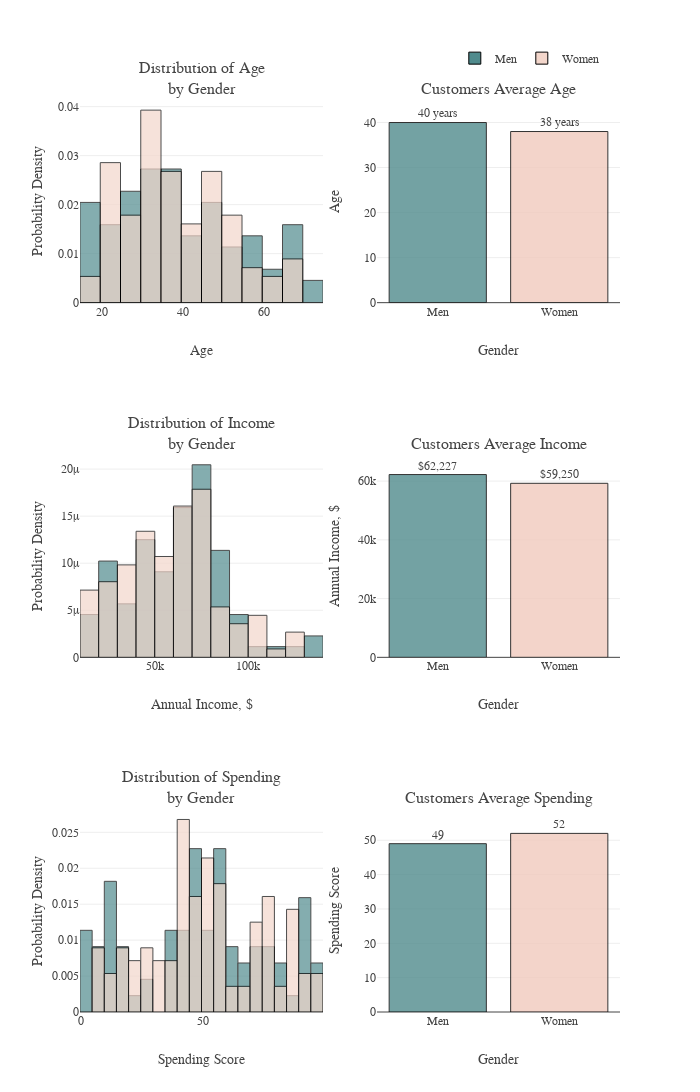
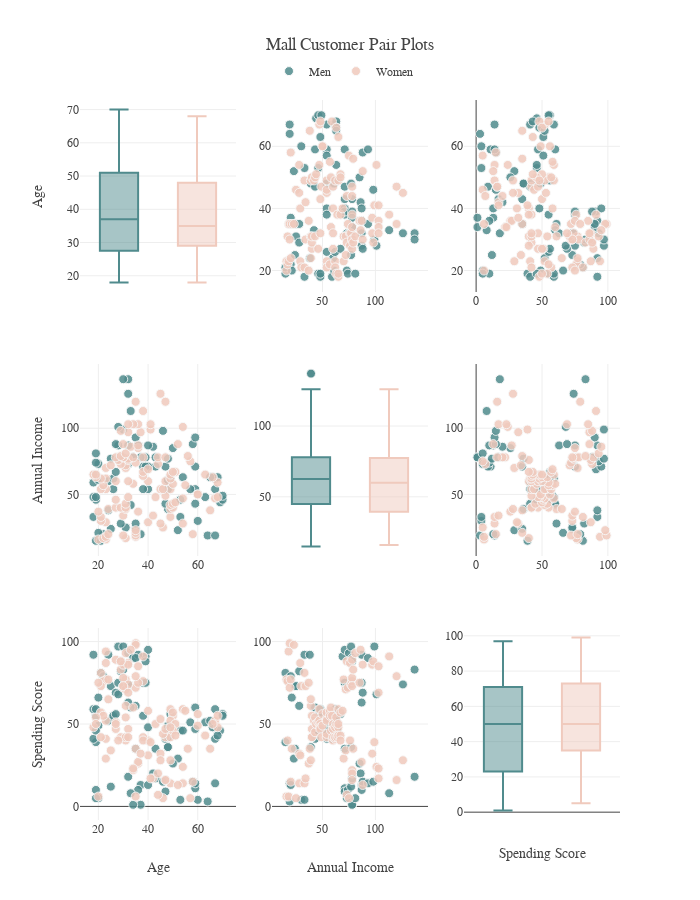

Notebook source saved alongside these figures, in order:
### Code cell
init_notebook_mode(connected=True)
plot_df=cust.copy()
plot_df['Annual Income']=plot_df['Annual Income'].mul(1000)
p1=plot_df.groupby('Gender')['Age'].mean().round(0).astype(int).reset_index()
p2=plot_df.groupby('Gender')['Annual Income'].mean().reset_index()
p3=plot_df.groupby('Gender')['Spending Score'].mean().round(0).astype(int).reset_index()

temp = dict(layout=go.Layout(font=dict(family="Franklin Gothic", size=12)))
fig = make_subplots(rows=3, cols=2,
                    subplot_titles=("Distribution of Age<br>by Gender", 
                                    "Customers Average Age",
                                    "Distribution of Income<br>by Gender", 
                                    "Customers Average Income",
                                    "Distribution of Spending<br>by Gender", 
                                    "Customers Average Spending")
                   )

fig.add_trace(go.Histogram(x=plot_df[plot_df.Gender=='Men']['Age'], histnorm='probability density', 
                           marker=dict(color='#508B8D',opacity=0.7, line=dict(width=1, color='#000000')), 
                           nbinsx=20, name="Men"),
              row=1, col=1)
fig.add_trace(go.Histogram(x=plot_df[plot_df.Gender=='Women']['Age'], histnorm='probability density', 
                           marker=dict(color='#F3D6CB',opacity=0.7, line=dict(width=1, color='#000000')),
                           nbinsx=20, name="Women"),
              row=1, col=1)

fig.add_trace(go.Bar(x=p1['Gender'], y=p1['Age'], text=p1['Age'], texttemplate='%{text} years', textposition='outside',
                     marker=dict(color=['#508B8D', '#F0CABD'], opacity=0.8),width=.8,
                     hovertemplate='Average Age Among %{x} = %{y} years<extra></extra>', showlegend=False),
              row=1, col=2)

fig.add_trace(go.Histogram(x=plot_df[plot_df.Gender=='Men']['Annual Income'], histnorm='probability density', 
                           marker=dict(color='#508B8D', line=dict(width=1, color='#000000')), 
                           opacity=0.7, name="Men", nbinsx=20, showlegend=False),
              row=2, col=1)
fig.add_trace(go.Histogram(x=plot_df[plot_df.Gender=='Women']['Annual Income'], histnorm='probability density', 
                           marker=dict(color='#F3D6CB', line=dict(width=1, color='#000000')),
                           opacity=0.7, name="Women", nbinsx=20, showlegend=False),
              row=2, col=1)
fig.add_trace(go.Bar(x=p2['Gender'], y=p2['Annual Income'], text=p2['Annual Income'], 
                     texttemplate='$%{text:,.0f}', textposition='outside',
                     marker=dict(color=['#508B8D', '#F0CABD'], opacity=0.8),width=.8,
                     hovertemplate='Average Income Among %{x} = $%{y}<extra></extra>', showlegend=False),
              row=2, col=2)
fig.add_trace(go.Histogram(x=plot_df[plot_df.Gender=='Men']['Spending Score'], histnorm='probability density', 
                           marker=dict(color='#508B8D', line=dict(width=1, color='#000000')), 
                           opacity=0.7, name="Men", nbinsx=20, showlegend=False),
              row=3, col=1)
fig.add_trace(go.Histogram(x=plot_df[plot_df.Gender=='Women']['Spending Score'], histnorm='probability density', 
                           marker=dict(color='#F3D6CB', line=dict(width=1, color='#000000')),
                           opacity=0.7, name="Women", nbinsx=20, showlegend=False),
              row=3, col=1)
fig.add_trace(go.Bar(x=p3['Gender'], y=p3['Spending Score'], text=p3['Spending Score'], 
                     texttemplate='%{text}', textposition='outside',
                     marker=dict(color=['#508B8D', '#F0CABD'], opacity=0.8),width=.8,
                     hovertemplate='Average Spending Score Among %{x} = %{y}<extra></extra>', showlegend=False),
              row=3, col=2)
fig.update_traces(marker=dict(line=dict(width=1, color='#000000')))
fig.update_layout(template=temp,barmode='overlay', height=1500, width=700,
                  legend=dict(orientation="h", yanchor="bottom", xanchor="right", y=1.03, x=.97),
                  xaxis1_title="Age", yaxis1_title='Probability Density', 
                  xaxis2_title="Gender", yaxis2_title="Age", yaxis2_range=[0,45],
                  xaxis3_title="Annual Income, $", yaxis3_title='Probability Density', 
                  xaxis4_title="Gender", yaxis4_title="Annual Income, $", yaxis4_range=[0,69e3],
                  xaxis5_title="Spending Score", yaxis5_title='Probability Density', 
                  xaxis6_title="Gender", yaxis6_title="Spending Score", yaxis6_range=[0,59]
                 )
fig.show()

# Pairplots
fig = ff.create_scatterplotmatrix(cust, diag='box', index='Gender', colormap=['#508B8D', '#F0CABD']) 
fig.update_traces(marker=dict(size=9, opacity=0.85, line=dict(width=1, color='#F7F7F7')))
fig.update_layout(title="Mall Customer Pair Plots", template=temp, 
                  legend=dict(orientation="h", yanchor="bottom", y=1.02, x=.35),
                  height=900, width=700)
fig.show()

### Figure 1 — Plotly figure (JSON) as saved in the notebook; plotly's stock layout.template omitted (floating-point values rounded to 4 significant figures)
{"data": [{"histnorm": "probability density", "marker": {"color": "#508B8D", "line": {"color": "#000000", "width": 1}, "opacity": 0.7}, "name": "Men", "nbinsx": 20, "type": "histogram", "x": [19, 21, 64, 67, 37, 22, 20, 52, 35, 25, 31, 29, 35, 60, 53, 18, 24, 48, 33, 59, 47, 69, 53, 70, 19, 63, 18, 19, 70, 59, 26, 40, 57, 38, 67, 48, 18, 48, 24, 48, 20, 67, 26, 49, 54, 68, 66, 65, 19, 27, 39, 43, 40, 59, 38, 47, 39, 20, 32, 19, 32, 25, 28, 48, 34, 43, 39, 37, 34, 19, 50, 42, 32, 40, 28, 36, 36, 58, 27, 59, 35, 46, 30, 28, 33, 32, 32, 30], "xaxis": "x", "yaxis": "y"}, {"histnorm": "probability density", "marker": {"color": "#F3D6CB", "line": {"color": "#000000", "width": 1}, "opacity": 0.7}, "name": "Women", "nbinsx": 20, "type": "histogram", "x": [20, 23, 31, 22, 35, 23, 30, 35, 58, 24, 35, 35, 46, 54, 45, 40, 23, 21, 49, 21, 42, 30, 36, 20, 65, 31, 49, 24, 50, 27, 29, 31, 49, 31, 50, 51, 27, 67, 54, 43, 68, 32, 47, 60, 60, 45, 23, 49, 46, 21, 55, 22, 34, 50, 68, 40, 32, 47, 27, 23, 49, 21, 66, 19, 38, 18, 19, 63, 49, 51, 50, 38, 40, 23, 31, 25, 31, 29, 44, 35, 57, 28, 32, 32, 34, 44, 38, 47, 27, 30, 30, 56, 29, 31, 36, 33, 36, 52, 30, 37, 32, 29, 41, 54, 41, 36, 34, 32, 38, 47, 35, 45], "xaxis": "x", "yaxis": "y"}, {"hovertemplate": "Average Age Among %{x} = %{y} years<extra></extra>", "marker": {"color": ["#508B8D", "#F0CABD"], "line": {"color": "#000000", "width": 1}, "opacity": 0.8}, "showlegend": false, "text": [40, 38], "textposition": "outside", "texttemplate": "%{text} years", "type": "bar", "width": 0.8, "x": ["Men", "Women"], "xaxis": "x2", "y": [40, 38], "yaxis": "y2"}, {"histnorm": "probability density", "marker": {"color": "#508B8D", "line": {"color": "#000000", "width": 1}}, "name": "Men", "nbinsx": 20, "opacity": 0.7, "showlegend": false, "type": "histogram", "x": [15000, 15000, 19000, 19000, 20000, 20000, 21000, 23000, 24000, 24000, 25000, 28000, 28000, 30000, 33000, 33000, 38000, 39000, 42000, 43000, 43000, 44000, 46000, 46000, 46000, 48000, 48000, 48000, 49000, 54000, 54000, 54000, 54000, 54000, 54000, 54000, 59000, 60000, 60000, 61000, 61000, 62000, 62000, 62000, 63000, 63000, 63000, 63000, 64000, 67000, 69000, 71000, 71000, 71000, 71000, 71000, 71000, 73000, 73000, 74000, 75000, 77000, 77000, 77000, 78000, 78000, 78000, 78000, 78000, 81000, 85000, 86000, 87000, 87000, 87000, 87000, 87000, 88000, 88000, 93000, 93000, 98000, 99000, 101000, 113000, 126000, 137000, 137000], "xaxis": "x3", "yaxis": "y3"}, {"histnorm": "probability density", "marker": {"color": "#F3D6CB", "line": {"color": "#000000", "width": 1}}, "name": "Women", "nbinsx": 20, "opacity": 0.7, "showlegend": false, "type": "histogram", "x": [16000, 16000, 17000, 17000, 18000, 18000, 19000, 19000, 20000, 20000, 21000, 23000, 25000, 28000, 28000, 29000, 29000, 30000, 33000, 33000, 34000, 34000, 37000, 37000, 38000, 39000, 39000, 39000, 40000, 40000, 40000, 40000, 42000, 43000, 43000, 44000, 46000, 47000, 47000, 48000, 48000, 48000, 49000, 50000, 50000, 54000, 54000, 54000, 54000, 54000, 57000, 57000, 58000, 58000, 59000, 60000, 60000, 60000, 60000, 62000, 62000, 62000, 63000, 63000, 64000, 65000, 65000, 65000, 65000, 67000, 67000, 67000, 69000, 70000, 70000, 72000, 72000, 73000, 73000, 74000, 75000, 76000, 76000, 77000, 78000, 78000, 78000, 78000, 78000, 78000, 78000, 79000, 79000, 81000, 85000, 86000, 87000, 88000, 88000, 97000, 97000, 98000, 99000, 101000, 103000, 103000, 103000, 103000, 113000, 120000, 120000, 126000], "xaxis": "x3", "yaxis": "y3"}, {"hovertemplate": "Average Income Among %{x} = $%{y}<extra></extra>", "marker": {"color": ["#508B8D", "#F0CABD"], "line": {"color": "#000000", "width": 1}, "opacity": 0.8}, "showlegend": false, "text": [62230.0, 59250], "textposition": "outside", "texttemplate": "$%{text:,.0f}", "type": "bar", "width": 0.8, "x": ["Men", "Women"], "xaxis": "x4", "y": [62230.0, 59250], "yaxis": "y4"}, {"histnorm": "probability density", "marker": {"color": "#508B8D", "line": {"color": "#000000", "width": 1}}, "name": "Men", "nbinsx": 20, "opacity": 0.7, "showlegend": false, "type": "histogram", "x": [39, 81, 3, 14, 13, 79, 66, 29, 35, 73, 73, 82, 61, 4, 4, 92, 92, 36, 60, 60, 41, 46, 46, 56, 55, 51, 59, 59, 55, 47, 54, 48, 51, 55, 41, 46, 41, 49, 52, 42, 49, 59, 55, 56, 46, 43, 48, 52, 46, 56, 91, 35, 95, 11, 75, 9, 75, 5, 73, 10, 93, 12, 97, 36, 90, 17, 88, 1, 1, 5, 26, 20, 63, 13, 75, 10, 92, 15, 69, 14, 90, 15, 97, 68, 8, 74, 18, 83], "xaxis": "x5", "yaxis": "y5"}, {"histnorm": "probability density", "marker": {"color": "#F3D6CB", "line": {"color": "#000000", "width": 1}}, "name": "Women", "nbinsx": 20, "opacity": 0.7, "showlegend": false, "type": "histogram", "x": [6, 77, 40, 76, 6, 94, 72, 99, 15, 77, 35, 98, 5, 14, 32, 31, 87, 73, 14, 81, 17, 73, 26, 75, 35, 61, 28, 65, 55, 47, 42, 42, 52, 54, 45, 50, 51, 52, 59, 50, 48, 47, 42, 49, 56, 53, 52, 42, 44, 57, 58, 55, 60, 46, 55, 40, 42, 47, 50, 41, 48, 42, 50, 54, 42, 48, 50, 43, 59, 43, 57, 40, 58, 29, 77, 34, 71, 88, 7, 72, 5, 40, 87, 74, 22, 20, 76, 16, 89, 78, 73, 35, 83, 93, 75, 95, 27, 13, 86, 32, 86, 88, 39, 24, 17, 85, 23, 69, 91, 16, 79, 28], "xaxis": "x5", "yaxis": "y5"}, {"hovertemplate": "Average Spending Score Among %{x} = %{y}<extra></extra>", "marker": {"color": ["#508B8D", "#F0CABD"], "line": {"color": "#000000", "width": 1}, "opacity": 0.8}, "showlegend": false, "text": [49, 52], "textposition": "outside", "texttemplate": "%{text}", "type": "bar", "width": 0.8, "x": ["Men", "Women"], "xaxis": "x6", "y": [49, 52], "yaxis": "y6"}], "layout": {"annotations": [{"font": {"size": 16}, "showarrow": false, "text": "Distribution of Age<br>by Gender", "x": 0.225, "xanchor": "center", "xref": "paper", "y": 1, "yanchor": "bottom", "yref": "paper"}, {"font": {"size": 16}, "showarrow": false, "text": "Customers Average Age", "x": 0.775, "xanchor": "center", "xref": "paper", "y": 1, "yanchor": "bottom", "yref": "paper"}, {"font": {"size": 16}, "showarrow": false, "text": "Distribution of Income<br>by Gender", "x": 0.225, "xanchor": "center", "xref": "paper", "y": 0.6111, "yanchor": "bottom", "yref": "paper"}, {"font": {"size": 16}, "showarrow": false, "text": "Customers Average Income", "x": 0.775, "xanchor": "center", "xref": "paper", "y": 0.6111, "yanchor": "bottom", "yref": "paper"}, {"font": {"size": 16}, "showarrow": false, "text": "Distribution of Spending<br>by Gender", "x": 0.225, "xanchor": "center", "xref": "paper", "y": 0.2222, "yanchor": "bottom", "yref": "paper"}, {"font": {"size": 16}, "showarrow": false, "text": "Customers Average Spending", "x": 0.775, "xanchor": "center", "xref": "paper", "y": 0.2222, "yanchor": "bottom", "yref": "paper"}], "barmode": "overlay", "height": 1500, "legend": {"orientation": "h", "x": 0.97, "xanchor": "right", "y": 1.03, "yanchor": "bottom"}, "width": 700, "xaxis": {"anchor": "y", "autorange": true, "domain": [0, 0.45], "range": [14.5, 74.5], "title": {"text": "Age"}, "type": "linear"}, "xaxis2": {"anchor": "y2", "autorange": true, "domain": [0.55, 1], "range": [-0.5, 1.5], "title": {"text": "Gender"}, "type": "category"}, "xaxis3": {"anchor": "y3", "autorange": true, "domain": [0, 0.45], "range": [10000.0, 140000.0], "title": {"text": "Annual Income, $"}, "type": "linear"}, "xaxis4": {"anchor": "y4", "autorange": true, "domain": [0.55, 1], "range": [-0.5, 1.5], "title": {"text": "Gender"}, "type": "category"}, "xaxis5": {"anchor": "y5", "autorange": true, "domain": [0, 0.45], "range": [-0.5, 99.5], "title": {"text": "Spending Score"}, "type": "linear"}, "xaxis6": {"anchor": "y6", "autorange": true, "domain": [0.55, 1], "range": [-0.5, 1.5], "title": {"text": "Gender"}, "type": "category"}, "yaxis": {"anchor": "x", "autorange": true, "domain": [0.7778, 1], "range": [0, 0.04135], "title": {"text": "Probability Density"}}, "yaxis2": {"anchor": "x2", "domain": [0.7778, 1], "range": [0, 45], "title": {"text": "Age"}, "type": "linear"}, "yaxis3": {"anchor": "x3", "autorange": true, "domain": [0.3889, 0.6111], "range": [0, 2.153e-05], "title": {"text": "Probability Density"}}, "yaxis4": {"anchor": "x4", "domain": [0.3889, 0.6111], "range": [0, 69000], "title": {"text": "Annual Income, $"}, "type": "linear"}, "yaxis5": {"anchor": "x5", "autorange": true, "domain": [0, 0.2222], "range": [0, 0.0282], "title": {"text": "Probability Density"}}, "yaxis6": {"anchor": "x6", "domain": [0, 0.2222], "range": [0, 59], "title": {"text": "Spending Score"}, "type": "linear"}}}

### Figure 2 — Plotly figure (JSON) as saved in the notebook; plotly's stock layout.template omitted (floating-point values rounded to 4 significant figures)
{"data": [{"marker": {"color": "rgb(80, 139, 141)", "line": {"color": "#F7F7F7", "width": 1}, "opacity": 0.85, "size": 9}, "showlegend": false, "type": "box", "xaxis": "x", "y": [19, 21, 64, 67, 37, 22, 20, 52, 35, 25, 31, 29, 35, 60, 53, 18, 24, 48, 33, 59, 47, 69, 53, 70, 19, 63, 18, 19, 70, 59, 26, 40, 57, 38, 67, 48, 18, 48, 24, 48, 20, 67, 26, 49, 54, 68, 66, 65, 19, 27, 39, 43, 40, 59, 38, 47, 39, 20, 32, 19, 32, 25, 28, 48, 34, 43, 39, 37, 34, 19, 50, 42, 32, 40, 28, 36, 36, 58, 27, 59, 35, 46, 30, 28, 33, 32, 32, 30], "yaxis": "y"}, {"marker": {"color": "rgb(240, 202, 189)", "line": {"color": "#F7F7F7", "width": 1}, "opacity": 0.85, "size": 9}, "showlegend": false, "type": "box", "xaxis": "x", "y": [20, 23, 31, 22, 35, 23, 30, 35, 58, 24, 35, 35, 46, 54, 45, 40, 23, 21, 49, 21, 42, 30, 36, 20, 65, 31, 49, 24, 50, 27, 29, 31, 49, 31, 50, 51, 27, 67, 54, 43, 68, 32, 47, 60, 60, 45, 23, 49, 46, 21, 55, 22, 34, 50, 68, 40, 32, 47, 27, 23, 49, 21, 66, 19, 38, 18, 19, 63, 49, 51, 50, 38, 40, 23, 31, 25, 31, 29, 44, 35, 57, 28, 32, 32, 34, 44, 38, 47, 27, 30, 30, 56, 29, 31, 36, 33, 36, 52, 30, 37, 32, 29, 41, 54, 41, 36, 34, 32, 38, 47, 35, 45], "yaxis": "y"}, {"marker": {"color": "rgb(80, 139, 141)", "line": {"color": "#F7F7F7", "width": 1}, "opacity": 0.85, "size": 9}, "mode": "markers", "name": "Men", "showlegend": true, "type": "scatter", "x": [15, 15, 19, 19, 20, 20, 21, 23, 24, 24, 25, 28, 28, 30, 33, 33, 38, 39, 42, 43, 43, 44, 46, 46, 46, 48, 48, 48, 49, 54, 54, 54, 54, 54, 54, 54, 59, 60, 60, 61, 61, 62, 62, 62, 63, 63, 63, 63, 64, 67, 69, 71, 71, 71, 71, 71, 71, 73, 73, 74, 75, 77, 77, 77, 78, 78, 78, 78, 78, 81, 85, 86, 87, 87, 87, 87, 87, 88, 88, 93, 93, 98, 99, 101, 113, 126, 137, 137], "xaxis": "x2", "y": [19, 21, 64, 67, 37, 22, 20, 52, 35, 25, 31, 29, 35, 60, 53, 18, 24, 48, 33, 59, 47, 69, 53, 70, 19, 63, 18, 19, 70, 59, 26, 40, 57, 38, 67, 48, 18, 48, 24, 48, 20, 67, 26, 49, 54, 68, 66, 65, 19, 27, 39, 43, 40, 59, 38, 47, 39, 20, 32, 19, 32, 25, 28, 48, 34, 43, 39, 37, 34, 19, 50, 42, 32, 40, 28, 36, 36, 58, 27, 59, 35, 46, 30, 28, 33, 32, 32, 30], "yaxis": "y2"}, {"marker": {"color": "rgb(240, 202, 189)", "line": {"color": "#F7F7F7", "width": 1}, "opacity": 0.85, "size": 9}, "mode": "markers", "name": "Women", "showlegend": true, "type": "scatter", "x": [16, 16, 17, 17, 18, 18, 19, 19, 20, 20, 21, 23, 25, 28, 28, 29, 29, 30, 33, 33, 34, 34, 37, 37, 38, 39, 39, 39, 40, 40, 40, 40, 42, 43, 43, 44, 46, 47, 47, 48, 48, 48, 49, 50, 50, 54, 54, 54, 54, 54, 57, 57, 58, 58, 59, 60, 60, 60, 60, 62, 62, 62, 63, 63, 64, 65, 65, 65, 65, 67, 67, 67, 69, 70, 70, 72, 72, 73, 73, 74, 75, 76, 76, 77, 78, 78, 78, 78, 78, 78, 78, 79, 79, 81, 85, 86, 87, 88, 88, 97, 97, 98, 99, 101, 103, 103, 103, 103, 113, 120, 120, 126], "xaxis": "x2", "y": [20, 23, 31, 22, 35, 23, 30, 35, 58, 24, 35, 35, 46, 54, 45, 40, 23, 21, 49, 21, 42, 30, 36, 20, 65, 31, 49, 24, 50, 27, 29, 31, 49, 31, 50, 51, 27, 67, 54, 43, 68, 32, 47, 60, 60, 45, 23, 49, 46, 21, 55, 22, 34, 50, 68, 40, 32, 47, 27, 23, 49, 21, 66, 19, 38, 18, 19, 63, 49, 51, 50, 38, 40, 23, 31, 25, 31, 29, 44, 35, 57, 28, 32, 32, 34, 44, 38, 47, 27, 30, 30, 56, 29, 31, 36, 33, 36, 52, 30, 37, 32, 29, 41, 54, 41, 36, 34, 32, 38, 47, 35, 45], "yaxis": "y2"}, {"marker": {"color": "rgb(80, 139, 141)", "line": {"color": "#F7F7F7", "width": 1}, "opacity": 0.85, "size": 9}, "mode": "markers", "name": "Men", "showlegend": false, "type": "scatter", "x": [39, 81, 3, 14, 13, 79, 66, 29, 35, 73, 73, 82, 61, 4, 4, 92, 92, 36, 60, 60, 41, 46, 46, 56, 55, 51, 59, 59, 55, 47, 54, 48, 51, 55, 41, 46, 41, 49, 52, 42, 49, 59, 55, 56, 46, 43, 48, 52, 46, 56, 91, 35, 95, 11, 75, 9, 75, 5, 73, 10, 93, 12, 97, 36, 90, 17, 88, 1, 1, 5, 26, 20, 63, 13, 75, 10, 92, 15, 69, 14, 90, 15, 97, 68, 8, 74, 18, 83], "xaxis": "x3", "y": [19, 21, 64, 67, 37, 22, 20, 52, 35, 25, 31, 29, 35, 60, 53, 18, 24, 48, 33, 59, 47, 69, 53, 70, 19, 63, 18, 19, 70, 59, 26, 40, 57, 38, 67, 48, 18, 48, 24, 48, 20, 67, 26, 49, 54, 68, 66, 65, 19, 27, 39, 43, 40, 59, 38, 47, 39, 20, 32, 19, 32, 25, 28, 48, 34, 43, 39, 37, 34, 19, 50, 42, 32, 40, 28, 36, 36, 58, 27, 59, 35, 46, 30, 28, 33, 32, 32, 30], "yaxis": "y3"}, {"marker": {"color": "rgb(240, 202, 189)", "line": {"color": "#F7F7F7", "width": 1}, "opacity": 0.85, "size": 9}, "mode": "markers", "name": "Women", "showlegend": false, "type": "scatter", "x": [6, 77, 40, 76, 6, 94, 72, 99, 15, 77, 35, 98, 5, 14, 32, 31, 87, 73, 14, 81, 17, 73, 26, 75, 35, 61, 28, 65, 55, 47, 42, 42, 52, 54, 45, 50, 51, 52, 59, 50, 48, 47, 42, 49, 56, 53, 52, 42, 44, 57, 58, 55, 60, 46, 55, 40, 42, 47, 50, 41, 48, 42, 50, 54, 42, 48, 50, 43, 59, 43, 57, 40, 58, 29, 77, 34, 71, 88, 7, 72, 5, 40, 87, 74, 22, 20, 76, 16, 89, 78, 73, 35, 83, 93, 75, 95, 27, 13, 86, 32, 86, 88, 39, 24, 17, 85, 23, 69, 91, 16, 79, 28], "xaxis": "x3", "y": [20, 23, 31, 22, 35, 23, 30, 35, 58, 24, 35, 35, 46, 54, 45, 40, 23, 21, 49, 21, 42, 30, 36, 20, 65, 31, 49, 24, 50, 27, 29, 31, 49, 31, 50, 51, 27, 67, 54, 43, 68, 32, 47, 60, 60, 45, 23, 49, 46, 21, 55, 22, 34, 50, 68, 40, 32, 47, 27, 23, 49, 21, 66, 19, 38, 18, 19, 63, 49, 51, 50, 38, 40, 23, 31, 25, 31, 29, 44, 35, 57, 28, 32, 32, 34, 44, 38, 47, 27, 30, 30, 56, 29, 31, 36, 33, 36, 52, 30, 37, 32, 29, 41, 54, 41, 36, 34, 32, 38, 47, 35, 45], "yaxis": "y3"}, {"marker": {"color": "rgb(80, 139, 141)", "line": {"color": "#F7F7F7", "width": 1}, "opacity": 0.85, "size": 9}, "mode": "markers", "name": "Men", "showlegend": false, "type": "scatter", "x": [19, 21, 64, 67, 37, 22, 20, 52, 35, 25, 31, 29, 35, 60, 53, 18, 24, 48, 33, 59, 47, 69, 53, 70, 19, 63, 18, 19, 70, 59, 26, 40, 57, 38, 67, 48, 18, 48, 24, 48, 20, 67, 26, 49, 54, 68, 66, 65, 19, 27, 39, 43, 40, 59, 38, 47, 39, 20, 32, 19, 32, 25, 28, 48, 34, 43, 39, 37, 34, 19, 50, 42, 32, 40, 28, 36, 36, 58, 27, 59, 35, 46, 30, 28, 33, 32, 32, 30], "xaxis": "x4", "y": [15, 15, 19, 19, 20, 20, 21, 23, 24, 24, 25, 28, 28, 30, 33, 33, 38, 39, 42, 43, 43, 44, 46, 46, 46, 48, 48, 48, 49, 54, 54, 54, 54, 54, 54, 54, 59, 60, 60, 61, 61, 62, 62, 62, 63, 63, 63, 63, 64, 67, 69, 71, 71, 71, 71, 71, 71, 73, 73, 74, 75, 77, 77, 77, 78, 78, 78, 78, 78, 81, 85, 86, 87, 87, 87, 87, 87, 88, 88, 93, 93, 98, 99, 101, 113, 126, 137, 137], "yaxis": "y4"}, {"marker": {"color": "rgb(240, 202, 189)", "line": {"color": "#F7F7F7", "width": 1}, "opacity": 0.85, "size": 9}, "mode": "markers", "name": "Women", "showlegend": false, "type": "scatter", "x": [20, 23, 31, 22, 35, 23, 30, 35, 58, 24, 35, 35, 46, 54, 45, 40, 23, 21, 49, 21, 42, 30, 36, 20, 65, 31, 49, 24, 50, 27, 29, 31, 49, 31, 50, 51, 27, 67, 54, 43, 68, 32, 47, 60, 60, 45, 23, 49, 46, 21, 55, 22, 34, 50, 68, 40, 32, 47, 27, 23, 49, 21, 66, 19, 38, 18, 19, 63, 49, 51, 50, 38, 40, 23, 31, 25, 31, 29, 44, 35, 57, 28, 32, 32, 34, 44, 38, 47, 27, 30, 30, 56, 29, 31, 36, 33, 36, 52, 30, 37, 32, 29, 41, 54, 41, 36, 34, 32, 38, 47, 35, 45], "xaxis": "x4", "y": [16, 16, 17, 17, 18, 18, 19, 19, 20, 20, 21, 23, 25, 28, 28, 29, 29, 30, 33, 33, 34, 34, 37, 37, 38, 39, 39, 39, 40, 40, 40, 40, 42, 43, 43, 44, 46, 47, 47, 48, 48, 48, 49, 50, 50, 54, 54, 54, 54, 54, 57, 57, 58, 58, 59, 60, 60, 60, 60, 62, 62, 62, 63, 63, 64, 65, 65, 65, 65, 67, 67, 67, 69, 70, 70, 72, 72, 73, 73, 74, 75, 76, 76, 77, 78, 78, 78, 78, 78, 78, 78, 79, 79, 81, 85, 86, 87, 88, 88, 97, 97, 98, 99, 101, 103, 103, 103, 103, 113, 120, 120, 126], "yaxis": "y4"}, {"marker": {"color": "rgb(80, 139, 141)", "line": {"color": "#F7F7F7", "width": 1}, "opacity": 0.85, "size": 9}, "showlegend": false, "type": "box", "xaxis": "x5", "y": [15, 15, 19, 19, 20, 20, 21, 23, 24, 24, 25, 28, 28, 30, 33, 33, 38, 39, 42, 43, 43, 44, 46, 46, 46, 48, 48, 48, 49, 54, 54, 54, 54, 54, 54, 54, 59, 60, 60, 61, 61, 62, 62, 62, 63, 63, 63, 63, 64, 67, 69, 71, 71, 71, 71, 71, 71, 73, 73, 74, 75, 77, 77, 77, 78, 78, 78, 78, 78, 81, 85, 86, 87, 87, 87, 87, 87, 88, 88, 93, 93, 98, 99, 101, 113, 126, 137, 137], "yaxis": "y5"}, {"marker": {"color": "rgb(240, 202, 189)", "line": {"color": "#F7F7F7", "width": 1}, "opacity": 0.85, "size": 9}, "showlegend": false, "type": "box", "xaxis": "x5", "y": [16, 16, 17, 17, 18, 18, 19, 19, 20, 20, 21, 23, 25, 28, 28, 29, 29, 30, 33, 33, 34, 34, 37, 37, 38, 39, 39, 39, 40, 40, 40, 40, 42, 43, 43, 44, 46, 47, 47, 48, 48, 48, 49, 50, 50, 54, 54, 54, 54, 54, 57, 57, 58, 58, 59, 60, 60, 60, 60, 62, 62, 62, 63, 63, 64, 65, 65, 65, 65, 67, 67, 67, 69, 70, 70, 72, 72, 73, 73, 74, 75, 76, 76, 77, 78, 78, 78, 78, 78, 78, 78, 79, 79, 81, 85, 86, 87, 88, 88, 97, 97, 98, 99, 101, 103, 103, 103, 103, 113, 120, 120, 126], "yaxis": "y5"}, {"marker": {"color": "rgb(80, 139, 141)", "line": {"color": "#F7F7F7", "width": 1}, "opacity": 0.85, "size": 9}, "mode": "markers", "name": "Men", "showlegend": false, "type": "scatter", "x": [39, 81, 3, 14, 13, 79, 66, 29, 35, 73, 73, 82, 61, 4, 4, 92, 92, 36, 60, 60, 41, 46, 46, 56, 55, 51, 59, 59, 55, 47, 54, 48, 51, 55, 41, 46, 41, 49, 52, 42, 49, 59, 55, 56, 46, 43, 48, 52, 46, 56, 91, 35, 95, 11, 75, 9, 75, 5, 73, 10, 93, 12, 97, 36, 90, 17, 88, 1, 1, 5, 26, 20, 63, 13, 75, 10, 92, 15, 69, 14, 90, 15, 97, 68, 8, 74, 18, 83], "xaxis": "x6", "y": [15, 15, 19, 19, 20, 20, 21, 23, 24, 24, 25, 28, 28, 30, 33, 33, 38, 39, 42, 43, 43, 44, 46, 46, 46, 48, 48, 48, 49, 54, 54, 54, 54, 54, 54, 54, 59, 60, 60, 61, 61, 62, 62, 62, 63, 63, 63, 63, 64, 67, 69, 71, 71, 71, 71, 71, 71, 73, 73, 74, 75, 77, 77, 77, 78, 78, 78, 78, 78, 81, 85, 86, 87, 87, 87, 87, 87, 88, 88, 93, 93, 98, 99, 101, 113, 126, 137, 137], "yaxis": "y6"}, {"marker": {"color": "rgb(240, 202, 189)", "line": {"color": "#F7F7F7", "width": 1}, "opacity": 0.85, "size": 9}, "mode": "markers", "name": "Women", "showlegend": false, "type": "scatter", "x": [6, 77, 40, 76, 6, 94, 72, 99, 15, 77, 35, 98, 5, 14, 32, 31, 87, 73, 14, 81, 17, 73, 26, 75, 35, 61, 28, 65, 55, 47, 42, 42, 52, 54, 45, 50, 51, 52, 59, 50, 48, 47, 42, 49, 56, 53, 52, 42, 44, 57, 58, 55, 60, 46, 55, 40, 42, 47, 50, 41, 48, 42, 50, 54, 42, 48, 50, 43, 59, 43, 57, 40, 58, 29, 77, 34, 71, 88, 7, 72, 5, 40, 87, 74, 22, 20, 76, 16, 89, 78, 73, 35, 83, 93, 75, 95, 27, 13, 86, 32, 86, 88, 39, 24, 17, 85, 23, 69, 91, 16, 79, 28], "xaxis": "x6", "y": [16, 16, 17, 17, 18, 18, 19, 19, 20, 20, 21, 23, 25, 28, 28, 29, 29, 30, 33, 33, 34, 34, 37, 37, 38, 39, 39, 39, 40, 40, 40, 40, 42, 43, 43, 44, 46, 47, 47, 48, 48, 48, 49, 50, 50, 54, 54, 54, 54, 54, 57, 57, 58, 58, 59, 60, 60, 60, 60, 62, 62, 62, 63, 63, 64, 65, 65, 65, 65, 67, 67, 67, 69, 70, 70, 72, 72, 73, 73, 74, 75, 76, 76, 77, 78, 78, 78, 78, 78, 78, 78, 79, 79, 81, 85, 86, 87, 88, 88, 97, 97, 98, 99, 101, 103, 103, 103, 103, 113, 120, 120, 126], "yaxis": "y6"}, {"marker": {"color": "rgb(80, 139, 141)", "line": {"color": "#F7F7F7", "width": 1}, "opacity": 0.85, "size": 9}, "mode": "markers", "name": "Men", "showlegend": false, "type": "scatter", "x": [19, 21, 64, 67, 37, 22, 20, 52, 35, 25, 31, 29, 35, 60, 53, 18, 24, 48, 33, 59, 47, 69, 53, 70, 19, 63, 18, 19, 70, 59, 26, 40, 57, 38, 67, 48, 18, 48, 24, 48, 20, 67, 26, 49, 54, 68, 66, 65, 19, 27, 39, 43, 40, 59, 38, 47, 39, 20, 32, 19, 32, 25, 28, 48, 34, 43, 39, 37, 34, 19, 50, 42, 32, 40, 28, 36, 36, 58, 27, 59, 35, 46, 30, 28, 33, 32, 32, 30], "xaxis": "x7", "y": [39, 81, 3, 14, 13, 79, 66, 29, 35, 73, 73, 82, 61, 4, 4, 92, 92, 36, 60, 60, 41, 46, 46, 56, 55, 51, 59, 59, 55, 47, 54, 48, 51, 55, 41, 46, 41, 49, 52, 42, 49, 59, 55, 56, 46, 43, 48, 52, 46, 56, 91, 35, 95, 11, 75, 9, 75, 5, 73, 10, 93, 12, 97, 36, 90, 17, 88, 1, 1, 5, 26, 20, 63, 13, 75, 10, 92, 15, 69, 14, 90, 15, 97, 68, 8, 74, 18, 83], "yaxis": "y7"}, {"marker": {"color": "rgb(240, 202, 189)", "line": {"color": "#F7F7F7", "width": 1}, "opacity": 0.85, "size": 9}, "mode": "markers", "name": "Women", "showlegend": false, "type": "scatter", "x": [20, 23, 31, 22, 35, 23, 30, 35, 58, 24, 35, 35, 46, 54, 45, 40, 23, 21, 49, 21, 42, 30, 36, 20, 65, 31, 49, 24, 50, 27, 29, 31, 49, 31, 50, 51, 27, 67, 54, 43, 68, 32, 47, 60, 60, 45, 23, 49, 46, 21, 55, 22, 34, 50, 68, 40, 32, 47, 27, 23, 49, 21, 66, 19, 38, 18, 19, 63, 49, 51, 50, 38, 40, 23, 31, 25, 31, 29, 44, 35, 57, 28, 32, 32, 34, 44, 38, 47, 27, 30, 30, 56, 29, 31, 36, 33, 36, 52, 30, 37, 32, 29, 41, 54, 41, 36, 34, 32, 38, 47, 35, 45], "xaxis": "x7", "y": [6, 77, 40, 76, 6, 94, 72, 99, 15, 77, 35, 98, 5, 14, 32, 31, 87, 73, 14, 81, 17, 73, 26, 75, 35, 61, 28, 65, 55, 47, 42, 42, 52, 54, 45, 50, 51, 52, 59, 50, 48, 47, 42, 49, 56, 53, 52, 42, 44, 57, 58, 55, 60, 46, 55, 40, 42, 47, 50, 41, 48, 42, 50, 54, 42, 48, 50, 43, 59, 43, 57, 40, 58, 29, 77, 34, 71, 88, 7, 72, 5, 40, 87, 74, 22, 20, 76, 16, 89, 78, 73, 35, 83, 93, 75, 95, 27, 13, 86, 32, 86, 88, 39, 24, 17, 85, 23, 69, 91, 16, 79, 28], "yaxis": "y7"}, {"marker": {"color": "rgb(80, 139, 141)", "line": {"color": "#F7F7F7", "width": 1}, "opacity": 0.85, "size": 9}, "mode": "markers", "name": "Men", "showlegend": false, "type": "scatter", "x": [15, 15, 19, 19, 20, 20, 21, 23, 24, 24, 25, 28, 28, 30, 33, 33, 38, 39, 42, 43, 43, 44, 46, 46, 46, 48, 48, 48, 49, 54, 54, 54, 54, 54, 54, 54, 59, 60, 60, 61, 61, 62, 62, 62, 63, 63, 63, 63, 64, 67, 69, 71, 71, 71, 71, 71, 71, 73, 73, 74, 75, 77, 77, 77, 78, 78, 78, 78, 78, 81, 85, 86, 87, 87, 87, 87, 87, 88, 88, 93, 93, 98, 99, 101, 113, 126, 137, 137], "xaxis": "x8", "y": [39, 81, 3, 14, 13, 79, 66, 29, 35, 73, 73, 82, 61, 4, 4, 92, 92, 36, 60, 60, 41, 46, 46, 56, 55, 51, 59, 59, 55, 47, 54, 48, 51, 55, 41, 46, 41, 49, 52, 42, 49, 59, 55, 56, 46, 43, 48, 52, 46, 56, 91, 35, 95, 11, 75, 9, 75, 5, 73, 10, 93, 12, 97, 36, 90, 17, 88, 1, 1, 5, 26, 20, 63, 13, 75, 10, 92, 15, 69, 14, 90, 15, 97, 68, 8, 74, 18, 83], "yaxis": "y8"}, {"marker": {"color": "rgb(240, 202, 189)", "line": {"color": "#F7F7F7", "width": 1}, "opacity": 0.85, "size": 9}, "mode": "markers", "name": "Women", "showlegend": false, "type": "scatter", "x": [16, 16, 17, 17, 18, 18, 19, 19, 20, 20, 21, 23, 25, 28, 28, 29, 29, 30, 33, 33, 34, 34, 37, 37, 38, 39, 39, 39, 40, 40, 40, 40, 42, 43, 43, 44, 46, 47, 47, 48, 48, 48, 49, 50, 50, 54, 54, 54, 54, 54, 57, 57, 58, 58, 59, 60, 60, 60, 60, 62, 62, 62, 63, 63, 64, 65, 65, 65, 65, 67, 67, 67, 69, 70, 70, 72, 72, 73, 73, 74, 75, 76, 76, 77, 78, 78, 78, 78, 78, 78, 78, 79, 79, 81, 85, 86, 87, 88, 88, 97, 97, 98, 99, 101, 103, 103, 103, 103, 113, 120, 120, 126], "xaxis": "x8", "y": [6, 77, 40, 76, 6, 94, 72, 99, 15, 77, 35, 98, 5, 14, 32, 31, 87, 73, 14, 81, 17, 73, 26, 75, 35, 61, 28, 65, 55, 47, 42, 42, 52, 54, 45, 50, 51, 52, 59, 50, 48, 47, 42, 49, 56, 53, 52, 42, 44, 57, 58, 55, 60, 46, 55, 40, 42, 47, 50, 41, 48, 42, 50, 54, 42, 48, 50, 43, 59, 43, 57, 40, 58, 29, 77, 34, 71, 88, 7, 72, 5, 40, 87, 74, 22, 20, 76, 16, 89, 78, 73, 35, 83, 93, 75, 95, 27, 13, 86, 32, 86, 88, 39, 24, 17, 85, 23, 69, 91, 16, 79, 28], "yaxis": "y8"}, {"marker": {"color": "rgb(80, 139, 141)", "line": {"color": "#F7F7F7", "width": 1}, "opacity": 0.85, "size": 9}, "showlegend": false, "type": "box", "xaxis": "x9", "y": [39, 81, 3, 14, 13, 79, 66, 29, 35, 73, 73, 82, 61, 4, 4, 92, 92, 36, 60, 60, 41, 46, 46, 56, 55, 51, 59, 59, 55, 47, 54, 48, 51, 55, 41, 46, 41, 49, 52, 42, 49, 59, 55, 56, 46, 43, 48, 52, 46, 56, 91, 35, 95, 11, 75, 9, 75, 5, 73, 10, 93, 12, 97, 36, 90, 17, 88, 1, 1, 5, 26, 20, 63, 13, 75, 10, 92, 15, 69, 14, 90, 15, 97, 68, 8, 74, 18, 83], "yaxis": "y9"}, {"marker": {"color": "rgb(240, 202, 189)", "line": {"color": "#F7F7F7", "width": 1}, "opacity": 0.85, "size": 9}, "showlegend": false, "type": "box", "xaxis": "x9", "y": [6, 77, 40, 76, 6, 94, 72, 99, 15, 77, 35, 98, 5, 14, 32, 31, 87, 73, 14, 81, 17, 73, 26, 75, 35, 61, 28, 65, 55, 47, 42, 42, 52, 54, 45, 50, 51, 52, 59, 50, 48, 47, 42, 49, 56, 53, 52, 42, 44, 57, 58, 55, 60, 46, 55, 40, 42, 47, 50, 41, 48, 42, 50, 54, 42, 48, 50, 43, 59, 43, 57, 40, 58, 29, 77, 34, 71, 88, 7, 72, 5, 40, 87, 74, 22, 20, 76, 16, 89, 78, 73, 35, 83, 93, 75, 95, 27, 13, 86, 32, 86, 88, 39, 24, 17, 85, 23, 69, 91, 16, 79, 28], "yaxis": "y9"}], "layout": {"height": 900, "legend": {"orientation": "h", "x": 0.35, "y": 1.02, "yanchor": "bottom"}, "showlegend": true, "title": {"text": "Mall Customer Pair Plots"}, "width": 700, "xaxis": {"anchor": "y", "autorange": true, "domain": [0, 0.2889], "range": [-0.5, 1.5], "showticklabels": false, "type": "category"}, "xaxis2": {"anchor": "y2", "autorange": true, "domain": [0.3556, 0.6444], "range": [2.318, 149.7], "type": "linear"}, "xaxis3": {"anchor": "y3", "autorange": true, "domain": [0.7111, 1], "range": [-9.187, 109.2], "type": "linear"}, "xaxis4": {"anchor": "y4", "autorange": true, "domain": [0, 0.2889], "range": [12.59, 75.41], "type": "linear"}, "xaxis5": {"anchor": "y5", "autorange": true, "domain": [0.3556, 0.6444], "range": [-0.5, 1.5], "showticklabels": false, "type": "category"}, "xaxis6": {"anchor": "y6", "autorange": true, "domain": [0.7111, 1], "range": [-9.187, 109.2], "type": "linear"}, "xaxis7": {"anchor": "y7", "autorange": true, "domain": [0, 0.2889], "range": [12.59, 75.41], "title": {"text": "Age"}, "type": "linear"}, "xaxis8": {"anchor": "y8", "autorange": true, "domain": [0.3556, 0.6444], "range": [2.318, 149.7], "title": {"text": "Annual Income"}, "type": "linear"}, "xaxis9": {"anchor": "y9", "autorange": true, "domain": [0.7111, 1], "range": [-0.5, 1.5], "showticklabels": false, "title": {"text": "Spending Score"}, "type": "category"}, "yaxis": {"anchor": "x", "autorange": true, "domain": [0.7333, 1], "range": [15.11, 72.89], "title": {"text": "Age"}, "type": "linear"}, "yaxis2": {"anchor": "x2", "autorange": true, "domain": [0.7333, 1], "range": [13.1, 74.9], "type": "linear"}, "yaxis3": {"anchor": "x3", "autorange": true, "domain": [0.7333, 1], "range": [13.1, 74.9], "type": "linear"}, "yaxis4": {"anchor": "x4", "autorange": true, "domain": [0.3667, 0.6333], "range": [3.502, 148.5], "title": {"text": "Annual Income"}, "type": "linear"}, "yaxis5": {"anchor": "x5", "autorange": true, "domain": [0.3667, 0.6333], "range": [8.222, 143.8], "type": "linear"}, "yaxis6": {"anchor": "x6", "autorange": true, "domain": [0.3667, 0.6333], "range": [3.502, 148.5], "type": "linear"}, "yaxis7": {"anchor": "x7", "autorange": true, "domain": [0, 0.2667], "range": [-8.236, 108.2], "title": {"text": "Spending Score"}, "type": "linear"}, "yaxis8": {"anchor": "x8", "autorange": true, "domain": [0, 0.2667], "range": [-8.236, 108.2], "type": "linear"}, "yaxis9": {"anchor": "x9", "autorange": true, "domain": [0, 0.2667], "range": [-4.444, 104.4], "type": "linear"}}}
